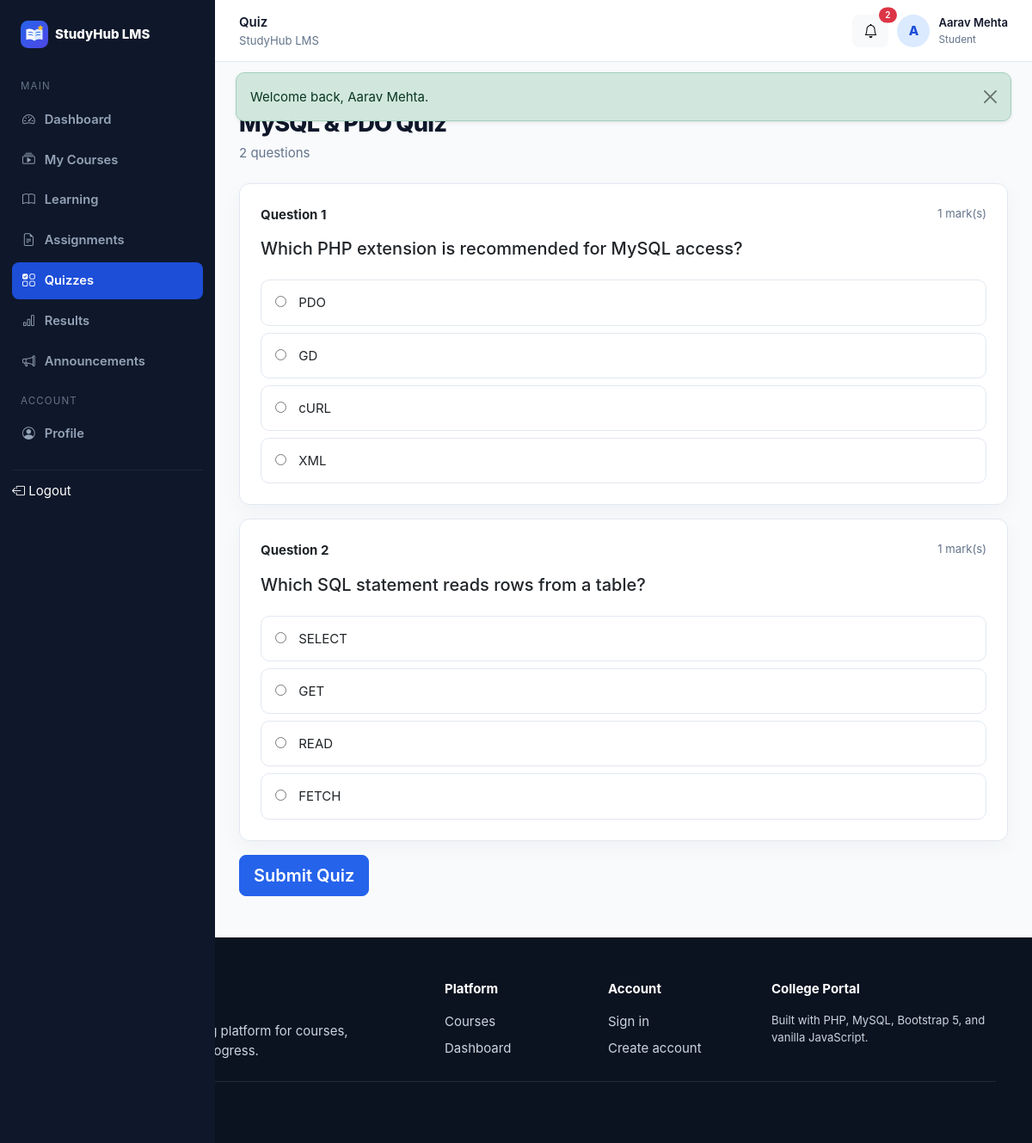
Screenshot of /student/quiz-attempt.php?id=2 (signed in) with the database file from the repository.
### tables this page shows
CREATE TABLE users (
  id INT UNSIGNED AUTO_INCREMENT PRIMARY KEY,
    
  full_name VARCHAR(120) NOT NULL,
    
  email VARCHAR(190) NOT NULL UNIQUE,
    
  password_hash VARCHAR(255) NOT NULL,
    
  role ENUM('admin',
    'teacher',
    'student') NOT NULL DEFAULT 'student',
    
  status ENUM('active',
    'inactive',
    'pending') NOT NULL DEFAULT 'active',
    
  enrollment_no VARCHAR(50) NULL UNIQUE,
    
  department VARCHAR(120) NULL,
    
  semester TINYINT UNSIGNED NULL,
    
  phone VARCHAR(20) NULL,
    
  bio TEXT NULL,
    
  avatar VARCHAR(255) NULL,
    
  created_at TIMESTAMP DEFAULT CURRENT_TIMESTAMP,
    
  updated_at TIMESTAMP DEFAULT CURRENT_TIMESTAMP ON
UPDATE CURRENT_TIMESTAMP
);

CREATE TABLE quizzes (
  id INT UNSIGNED AUTO_INCREMENT PRIMARY KEY,
    
  course_id INT UNSIGNED NOT NULL,
    
  title VARCHAR(180) NOT NULL,
    
  time_limit_minutes INT DEFAULT 10,
    
  status ENUM('draft',
    'published') DEFAULT 'draft',
    
  created_at TIMESTAMP DEFAULT CURRENT_TIMESTAMP,
    
  CONSTRAINT fk_quizzes_course FOREIGN KEY (course_id) REFERENCES courses(id) ON DELETE CASCADE
);

CREATE TABLE questions (
  id INT UNSIGNED AUTO_INCREMENT PRIMARY KEY,
    
  quiz_id INT UNSIGNED NOT NULL,
    
  question_text TEXT NOT NULL,
    
  marks INT DEFAULT 1,
    
  sort_order INT DEFAULT 0,
    
  CONSTRAINT fk_questions_quiz FOREIGN KEY (quiz_id) REFERENCES quizzes(id) ON DELETE CASCADE
);

CREATE TABLE quiz_options (
  id INT UNSIGNED AUTO_INCREMENT PRIMARY KEY,
    
  question_id INT UNSIGNED NOT NULL,
    
  option_text VARCHAR(500) NOT NULL,
    
  is_correct TINYINT(1) DEFAULT 0,
    
  CONSTRAINT fk_options_question FOREIGN KEY (question_id) REFERENCES questions(id) ON DELETE CASCADE
);

### student/quiz-attempt.php (the view, shortened to what this page needs)
<?php
$pageTitle='Quiz';
require_once __DIR__.'/../includes/auth.php';
require_role('student');
$id=(int)user()['id'];
$quizId=(int)($_GET['id']??$_POST['quiz_id']??0);
$st=$pdo->prepare("SELECT q.*,c.title course_title FROM quizzes q JOIN courses c ON c.id=q.course_id JOIN enrollments e ON e.course_id=c.id AND e.student_id=? WHERE q.id=? AND q.status='published'");
$st->execute([$id,$quizId]);
$quiz=$st->fetch();
$qs=$pdo->prepare('SELECT * FROM questions WHERE quiz_id=? ORDER BY sort_order,id');
$qs->execute([$quizId]);
$questions=$qs->fetchAll();
foreach($questions as &$question){
    $os=$pdo->prepare('SELECT * FROM quiz_options WHERE question_id=? ORDER BY id');
    $os->execute([$question['id']]);
    $question['options']=$os->fetchAll();
}
require_once __DIR__.'/../includes/app_start.php';
?>
<div class="page-header">
<div>
<div class="section-kicker mb-2"><?=e($quiz['course_title'])?></div>
<h1><?=e($quiz['title'])?></h1>
<p><?=count($questions)?> questions</p>
</div>
<div class="timer" data-quiz-timer="<?=max(60,(int)$quiz['time_limit_minutes']*60)?>">00:00</div>
</div>
<form method="post" id="quizForm"><?=csrf_input()?><input type="hidden" name="action" value="submit">
<?php
foreach($questions as $idx=>$q):?><div class="card p-4 mb-3">
<div class="d-flex justify-content-between mb-3">
<strong>Question <?=$idx+1?></strong>
<span class="small text-muted"><?=e($q['marks'])?> mark(s)</span>
</div>
<h5><?=e($q['question_text'])?></h5>
<div class="mt-3 d-grid gap-2">
<?php
foreach($q['options'] as $opt):?><label class="quiz-option">
<input type="radio" name="question[<?=$q['id']?>]" value="<?=$opt['id']?>"> <?=e($opt['option_text'])?></label>
<?php
endforeach;
?></div>
</div>
<?php
endforeach;
?>
<?php
if($questions):?><button class="btn btn-primary btn-lg" data-confirm="Submit your quiz now? You will not be able to edit this attempt.">Submit Quiz</button>
<?php
else:?><div class="alert alert-info">This quiz has no questions yet.</div>
<?php
endif;
?></form>
<?php
include __DIR__.'/../includes/app_end.php';
?>

### includes/topbar.php (shortened to what this page needs)
<?php
$unreadStmt = $pdo->prepare('SELECT COUNT(*) FROM notifications WHERE user_id=? AND is_read=0');
$unreadStmt->execute([(int)$me['id']]);
$unread = (int)$unreadStmt->fetchColumn();
?>
<header class="app-topbar">
  <div class="d-flex align-items-center gap-3">
<div>
<div class="fw-semibold d-none d-md-block"><?= e($pageTitle)?></div>
<div class="small text-muted d-none d-md-block">StudyHub LMS</div>
</div>
</div>
  <div class="topbar-user">
<a class="btn btn-light position-relative" title="Announcements" href="announcements.php">
<i class="bi bi-bell">
</i>
<?php
if($unread>0):?><span class="position-absolute top-0 start-100 translate-middle badge rounded-pill bg-danger" style="font-size:.62rem"><?= $unread?></span>
<?php
endif;
?></a>
<div class="avatar"><?= e(strtoupper(substr($userName,0,1)))?></div>
<div class="d-none d-sm-block">
<div class="fw-semibold small"><?= e($userName)?></div>
<div class="text-muted" style="font-size:.74rem;text-transform:capitalize"><?= e($role)?></div>
</div>
</div>
</header>

### assets/css/style.css (style rules this page uses)
:root { --primary:#2563eb; --primary-dark:#1d4ed8; --success:#16a34a; --warning:#d97706; --danger:#dc2626; --bg:#f8fafc; --surface:#fff; --border:#e2e8f0; --text:#0f172a; --muted:#64748b; --sidebar:#0f172a; --sidebar-muted:#94a3b8; --radius:12px; }
* { box-sizing:border-box }
html,body { height:100% }
body { font-family:Inter,ui-sans-serif,system-ui,-apple-system,"Segoe UI",Roboto,Arial,sans-serif; background:var(--bg); color:var(--text); font-size:15px; line-height:1.55 }
a { text-decoration:none }
.text-muted { color:var(--muted)!important }
.card { border:1px solid var(--border); border-radius:var(--radius); box-shadow:0 8px 24px rgba(15,23,42,.04) }
.btn { border-radius:8px; font-weight:600 }
.btn-primary { background:var(--primary); border-color:var(--primary) }
.badge { font-weight:600; padding:.45em .7em }
.section-kicker { font-size:.82rem; text-transform:uppercase; letter-spacing:.11em; color:var(--primary); font-weight:800 }
.app-topbar { height:72px; background:#fff; border-bottom:1px solid var(--border); display:flex; align-items:center; justify-content:space-between; padding:0 28px; position:sticky; top:0; z-index:1000 }
.topbar-user { display:flex; align-items:center; gap:10px }
.avatar { width:38px; height:38px; border-radius:50%; display:grid; place-items:center; background:#dbeafe; color:#1d4ed8; font-weight:800 }
.page-header { display:flex; justify-content:space-between; align-items:flex-start; gap:16px; margin-bottom:24px }
.page-header h1 { font-size:1.7rem; font-weight:800; letter-spacing:-.03em; margin:0 }
.page-header p { color:var(--muted); margin:5px 0 0 }
.quiz-option { display:block; border:1px solid var(--border); border-radius:10px; padding:14px 16px; cursor:pointer; background:#fff }
.quiz-option input { margin-right:10px }
.timer { font-weight:800; color:var(--danger) }

### rows the page displays
users: full_name "A", full_name "Aarav Mehta"
quizzes: title "MySQL & PDO Quiz"
questions: marks "1", question_text "Which PHP extension is recommended for MySQL access?"
quiz_options: option_text "PDO"
quiz_options: option_text "GD"
quiz_options: option_text "cURL"
quiz_options: option_text "XML"
questions: marks "1", question_text "Which SQL statement reads rows from a table?"
quiz_options: option_text "SELECT"
quiz_options: option_text "GET"
quiz_options: option_text "READ"
quiz_options: option_text "FETCH"

### other values shown
$f['message'] "Welcome back, Aarav Mehta."
$section "MAIN"
$label "Dashboard"
$label "My Courses"
$label "Learning"
$label "Assignments"
$label "Quizzes"
$label "Results"
$label "Announcements"
$section "ACCOUNT"
$label "Profile"
$pageTitle "Quiz"
$unread "2"
$role "Student"
count($questions) "2"
